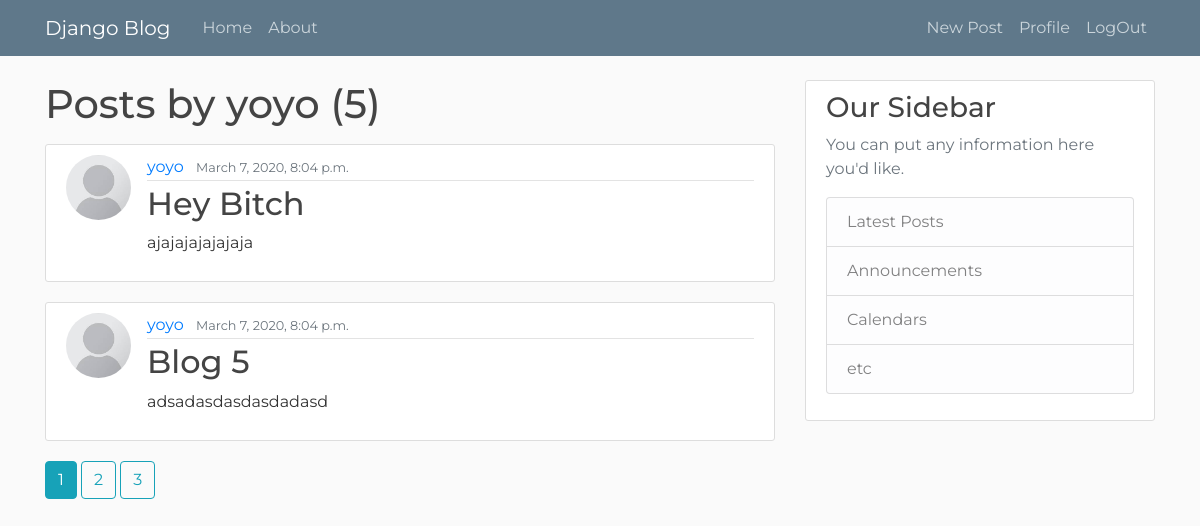
/user/yoyo (signed in), run on the app's committed database.
### blogApp/models.py (models this page shows, shortened)
class Post(models.Model):
    title = models.CharField(max_length=100)
    content = models.TextField()
    date_posted = models.DateTimeField(default = timezone.localtime(timezone.now()))
    author = models.ForeignKey(User,on_delete = models.CASCADE)
    objects = models.Manager()

### users/models.py (models this page shows, shortened)
class Profile(models.Model):
    user = models.OneToOneField(User,on_delete=models.CASCADE)
    image = models.ImageField(default='default.jpg',upload_to='profile_pics')

### blogApp/views.py (the view)
# urls.py: path('user/<str:username>',UserPostListView.as_view(),name="user-posts"),
class UserPostListView(ListView):
    model = Post
    template_name = 'user_post.html'
    context_object_name = 'posts'
    paginate_by= 2
    def get_queryset(self):
        user = get_object_or_404(User,username =self.kwargs.get('username'))
        return Post.objects.filter(author = user).order_by('-date_posted')

### blogApp/templates/user_post.html (shortened to what this page needs)
{% extends 'base.html' %}
{% block content %}
    <h1 class='mb-3'>Posts by {{ view.kwargs.username }} ({{page_obj.paginator.count}})</h1>
    {% for post in posts %}
    <article class="media content-section">
      <img class= "rounded-circle article-img" src= "{{ post.author.profile.image.url }}" >
        <div class="media-body">
          <div class="article-metadata">
            <a class="mr-2" href="{%url 'user-posts' post.author.username %}">{{ post.author }}</a>
            <small class="text-muted">{{ post.date_posted }}</small>
          </div>
          <h2><a class="article-title" href="{%  url 'post-detail' post.id %}">{{ post.title }}</a></h2>
          <p class="article-content">{{ post.content }}</p>
        </div>
      </article>
    {% endfor %}
    {% if is_paginated %}
      {% for num in page_obj.paginator.page_range %}
        {% if page_obj.number == num%}
        <a href= "?page ={{num}}" class="btn btn-info mb-4">{{ num }}</a>
        {% elif num > page_obj.number|add:'-3' and num < page_obj.number|add:'3' %}
          <a href= "?page={{num}}" class="btn btn-outline-info mb-4">{{ num }}</a>
        {% endif %}
      {% endfor %}
    {% endif %}
{% endblock content %}

### blogApp/static/blog/main.css (style rules this page uses)
body { background: #fafafa; color: #333333; margin-top: 5rem; font-family: 'Montserrat', sans-serif !important; }
h1, h2, h3, h4, h5, h6 { color: #444444; }
.content-section { background: #ffffff; padding: 10px 20px; border: 1px solid #dddddd; border-radius: 3px; margin-bottom: 20px; }
.article-title { color: #444444; }
.article-content { white-space: pre-line; }
.article-img { height: 65px; width: 65px; margin-right: 16px; }
.article-metadata { padding-bottom: 1px; margin-bottom: 4px; border-bottom: 1px solid #e3e3e3 }

### data on the page
Post: author.profile.image (placeholder picture), author "yoyo", date_posted "March 7, 2020, 8:04 p.m.", title "Hey Bitch", content "ajajajajajajaja"
Post: author.profile.image (placeholder picture), author "yoyo", date_posted "March 7, 2020, 8:04 p.m.", title "Blog 5", content "adsadasdasdasdadasd"

### other printed values
{{ view.kwargs.username }} "yoyo"
{{ page_obj.paginator.count }} "5"
{{ num }} "1"
{{ num }} "2" "3"
